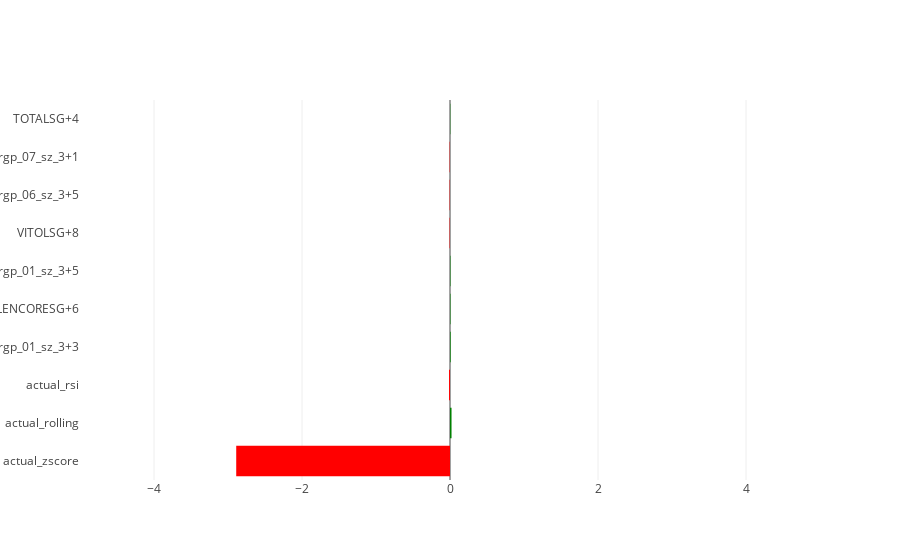

Here is the notebook cell this chart was saved with:
### Code cell
create_waterfall(features, model)

### Figure 1 — Plotly figure (JSON) as saved in the notebook; plotly's stock layout.template omitted (floating-point values rounded to 4 significant figures)
{"data": [{"marker": {"color": ["red", "green", "red", "green", "green", "green", "red", "red", "red", "green"]}, "orientation": "h", "type": "bar", "x": [-2.889, 0.02071, -0.01296, 0.00854, 0.005946, 0.005872, -0.005246, -0.004798, -0.004584, 0.003877], "y": ["actual_zscore", "actual_rolling", "actual_rsi", "_rgp_01_sz_3+3", "GLENCORESG+6", "_rgp_01_sz_3+5", "VITOLSG+8", "_rgp_06_sz_3+5", "_rgp_07_sz_3+1", "TOTALSG+4"]}], "layout": {"xaxis": {"range": [-5, 5]}}}
